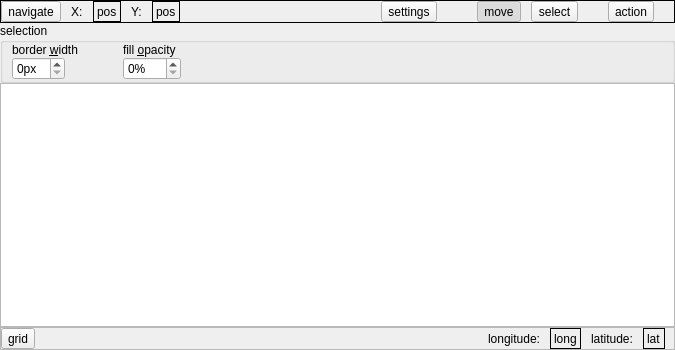
<?xml version="1.0" encoding="UTF-8"?>
<ui version="4.0">
 <class>MImageWidget</class>
 <widget class="QWidget" name="MImageWidget">
  <property name="geometry">
   <rect>
    <x>0</x>
    <y>0</y>
    <width>675</width>
    <height>350</height>
   </rect>
  </property>
  <property name="windowTitle">
   <string notr="true"/>
  </property>
  <layout class="QVBoxLayout" name="verticalLayout">
   <item>
    <widget class="QFrame" name="wdgPanel">
     <property name="frameShape">
      <enum>QFrame::Box</enum>
     </property>
     <layout class="QHBoxLayout" name="horizontalLayout">
      <property name="spacing">
       <number>10</number>
      </property>
      <property name="topMargin">
       <number>0</number>
      </property>
      <property name="rightMargin">
       <number>20</number>
      </property>
      <property name="bottomMargin">
       <number>0</number>
      </property>
      <item>
       <widget class="QToolButton" name="tbNavigate">
        <property name="toolTip">
         <string>navigate</string>
        </property>
        <property name="text">
         <string>navigate</string>
        </property>
        <property name="icon">
         <iconset resource="resfile.qrc">
          <normaloff>:/new/icons/icons/navigate.png</normaloff>:/new/icons/icons/navigate.png</iconset>
        </property>
       </widget>
      </item>
      <item>
       <widget class="QLabel" name="label">
        <property name="text">
         <string notr="true">X:</string>
        </property>
        <property name="textInteractionFlags">
         <set>Qt::NoTextInteraction</set>
        </property>
       </widget>
      </item>
      <item>
       <widget class="QLabel" name="lblPosX">
        <property name="frameShape">
         <enum>QFrame::Box</enum>
        </property>
        <property name="text">
         <string notr="true">pos</string>
        </property>
        <property name="textInteractionFlags">
         <set>Qt::NoTextInteraction</set>
        </property>
       </widget>
      </item>
      <item>
       <widget class="QLabel" name="label_2">
        <property name="text">
         <string notr="true">Y:</string>
        </property>
        <property name="textInteractionFlags">
         <set>Qt::NoTextInteraction</set>
        </property>
       </widget>
      </item>
      <item>
       <widget class="QLabel" name="lblPosY">
        <property name="frameShape">
         <enum>QFrame::Box</enum>
        </property>
        <property name="text">
         <string notr="true">pos</string>
        </property>
        <property name="textInteractionFlags">
         <set>Qt::NoTextInteraction</set>
        </property>
       </widget>
      </item>
      <item>
       <spacer name="horizontalSpacer">
        <property name="orientation">
         <enum>Qt::Horizontal</enum>
        </property>
        <property name="sizeHint" stdset="0">
         <size>
          <width>208</width>
          <height>20</height>
         </size>
        </property>
       </spacer>
      </item>
      <item>
       <widget class="QToolButton" name="btSett">
        <property name="toolTip">
         <string>settings</string>
        </property>
        <property name="text">
         <string>settings</string>
        </property>
        <property name="icon">
         <iconset resource="resfile.qrc">
          <normaloff>:/new/icons/icons/settings.png</normaloff>:/new/icons/icons/settings.png</iconset>
        </property>
        <property name="checkable">
         <bool>true</bool>
        </property>
       </widget>
      </item>
      <item>
       <spacer name="horizontalSpacer_3">
        <property name="orientation">
         <enum>Qt::Horizontal</enum>
        </property>
        <property name="sizeType">
         <enum>QSizePolicy::Fixed</enum>
        </property>
        <property name="sizeHint" stdset="0">
         <size>
          <width>30</width>
          <height>20</height>
         </size>
        </property>
       </spacer>
      </item>
      <item>
       <widget class="QToolButton" name="btMove">
        <property name="toolTip">
         <string>move</string>
        </property>
        <property name="text">
         <string>move</string>
        </property>
        <property name="icon">
         <iconset resource="resfile.qrc">
          <normaloff>:/new/icons/icons/mm_resize.png</normaloff>:/new/icons/icons/mm_resize.png</iconset>
        </property>
        <property name="checkable">
         <bool>true</bool>
        </property>
        <property name="checked">
         <bool>true</bool>
        </property>
       </widget>
      </item>
      <item>
       <widget class="QToolButton" name="btSelect">
        <property name="toolTip">
         <string>select</string>
        </property>
        <property name="text">
         <string>select</string>
        </property>
        <property name="icon">
         <iconset resource="resfile.qrc">
          <normaloff>:/new/icons/icons/mm_sel.png</normaloff>:/new/icons/icons/mm_sel.png</iconset>
        </property>
        <property name="checkable">
         <bool>true</bool>
        </property>
       </widget>
      </item>
      <item>
       <spacer name="horizontalSpacer_2">
        <property name="orientation">
         <enum>Qt::Horizontal</enum>
        </property>
        <property name="sizeType">
         <enum>QSizePolicy::Fixed</enum>
        </property>
        <property name="sizeHint" stdset="0">
         <size>
          <width>20</width>
          <height>20</height>
         </size>
        </property>
       </spacer>
      </item>
      <item>
       <widget class="QToolButton" name="btImageAction">
        <property name="text">
         <string>action</string>
        </property>
        <property name="icon">
         <iconset resource="resfile.qrc">
          <normaloff>:/new/icons/icons/action.png</normaloff>:/new/icons/icons/action.png</iconset>
        </property>
        <property name="shortcut">
         <string>Meta+A</string>
        </property>
        <property name="checkable">
         <bool>true</bool>
        </property>
        <property name="toolButtonStyle">
         <enum>Qt::ToolButtonTextBesideIcon</enum>
        </property>
       </widget>
      </item>
     </layout>
    </widget>
   </item>
   <item>
    <widget class="QGroupBox" name="gbSett">
     <property name="title">
      <string>selection</string>
     </property>
     <layout class="QHBoxLayout" name="horizontalLayout_4">
      <property name="spacing">
       <number>9</number>
      </property>
      <property name="topMargin">
       <number>0</number>
      </property>
      <property name="bottomMargin">
       <number>0</number>
      </property>
      <item>
       <widget class="CTextColorChooser" name="ccPen" native="true"/>
      </item>
      <item>
       <layout class="QVBoxLayout" name="verticalLayout_2">
        <item>
         <widget class="QLabel" name="label_4">
          <property name="text">
           <string>border &amp;width</string>
          </property>
          <property name="textInteractionFlags">
           <set>Qt::NoTextInteraction</set>
          </property>
          <property name="buddy">
           <cstring>spnBorder</cstring>
          </property>
         </widget>
        </item>
        <item>
         <layout class="QHBoxLayout" name="horizontalLayout_2">
          <item>
           <widget class="QSpinBox" name="spnBorder">
            <property name="suffix">
             <string notr="true">px</string>
            </property>
           </widget>
          </item>
          <item>
           <spacer name="horizontalSpacer_5">
            <property name="orientation">
             <enum>Qt::Horizontal</enum>
            </property>
            <property name="sizeType">
             <enum>QSizePolicy::Preferred</enum>
            </property>
            <property name="sizeHint" stdset="0">
             <size>
              <width>40</width>
              <height>20</height>
             </size>
            </property>
           </spacer>
          </item>
         </layout>
        </item>
       </layout>
      </item>
      <item>
       <widget class="CTextColorChooser" name="ccFill" native="true"/>
      </item>
      <item>
       <layout class="QVBoxLayout" name="verticalLayout_3">
        <item>
         <widget class="QLabel" name="label_6">
          <property name="text">
           <string>fill &amp;opacity</string>
          </property>
          <property name="textInteractionFlags">
           <set>Qt::NoTextInteraction</set>
          </property>
          <property name="buddy">
           <cstring>spnOpacity</cstring>
          </property>
         </widget>
        </item>
        <item>
         <layout class="QHBoxLayout" name="horizontalLayout_3">
          <item>
           <widget class="QSpinBox" name="spnOpacity">
            <property name="suffix">
             <string notr="true">%</string>
            </property>
            <property name="maximum">
             <number>100</number>
            </property>
           </widget>
          </item>
          <item>
           <spacer name="horizontalSpacer_6">
            <property name="orientation">
             <enum>Qt::Horizontal</enum>
            </property>
            <property name="sizeType">
             <enum>QSizePolicy::Preferred</enum>
            </property>
            <property name="sizeHint" stdset="0">
             <size>
              <width>40</width>
              <height>20</height>
             </size>
            </property>
           </spacer>
          </item>
         </layout>
        </item>
       </layout>
      </item>
      <item>
       <spacer name="horizontalSpacer_4">
        <property name="orientation">
         <enum>Qt::Horizontal</enum>
        </property>
        <property name="sizeHint" stdset="0">
         <size>
          <width>40</width>
          <height>20</height>
         </size>
        </property>
       </spacer>
      </item>
     </layout>
    </widget>
   </item>
   <item>
    <widget class="CMImage" name="gwArea">
     <property name="mouseTracking">
      <bool>true</bool>
     </property>
    </widget>
   </item>
   <item>
    <widget class="QFrame" name="frameMap">
     <property name="frameShape">
      <enum>QFrame::StyledPanel</enum>
     </property>
     <property name="frameShadow">
      <enum>QFrame::Raised</enum>
     </property>
     <layout class="QHBoxLayout" name="horizontalLayout_5">
      <property name="spacing">
       <number>10</number>
      </property>
      <property name="leftMargin">
       <number>0</number>
      </property>
      <property name="topMargin">
       <number>0</number>
      </property>
      <property name="rightMargin">
       <number>9</number>
      </property>
      <property name="bottomMargin">
       <number>0</number>
      </property>
      <item>
       <widget class="QToolButton" name="tbGrid">
        <property name="text">
         <string>grid</string>
        </property>
        <property name="checkable">
         <bool>true</bool>
        </property>
        <property name="checked">
         <bool>false</bool>
        </property>
       </widget>
      </item>
      <item>
       <spacer name="horizontalSpacer_7">
        <property name="orientation">
         <enum>Qt::Horizontal</enum>
        </property>
        <property name="sizeHint" stdset="0">
         <size>
          <width>384</width>
          <height>20</height>
         </size>
        </property>
       </spacer>
      </item>
      <item>
       <widget class="QLabel" name="label_5">
        <property name="text">
         <string notr="true">longitude:</string>
        </property>
        <property name="textInteractionFlags">
         <set>Qt::NoTextInteraction</set>
        </property>
       </widget>
      </item>
      <item>
       <widget class="QLabel" name="lblLong">
        <property name="frameShape">
         <enum>QFrame::Box</enum>
        </property>
        <property name="text">
         <string notr="true">long</string>
        </property>
        <property name="textInteractionFlags">
         <set>Qt::NoTextInteraction</set>
        </property>
       </widget>
      </item>
      <item>
       <widget class="QLabel" name="label_3">
        <property name="text">
         <string notr="true">latitude:</string>
        </property>
        <property name="textInteractionFlags">
         <set>Qt::NoTextInteraction</set>
        </property>
       </widget>
      </item>
      <item>
       <widget class="QLabel" name="lblLat">
        <property name="frameShape">
         <enum>QFrame::Box</enum>
        </property>
        <property name="text">
         <string notr="true">lat</string>
        </property>
        <property name="textInteractionFlags">
         <set>Qt::NoTextInteraction</set>
        </property>
       </widget>
      </item>
     </layout>
    </widget>
   </item>
  </layout>
 </widget>
 <layoutdefault spacing="0" margin="0"/>
 <customwidgets>
  <customwidget>
   <class>CTextColorChooser</class>
   <extends>QWidget</extends>
   <header>textcolorchooser.h</header>
   <container>1</container>
  </customwidget>
  <customwidget>
   <class>CMImage</class>
   <extends>QGraphicsView</extends>
   <header>mimage.h</header>
  </customwidget>
 </customwidgets>
 <resources>
  <include location="resfile.qrc"/>
 </resources>
 <connections/>
</ui>
